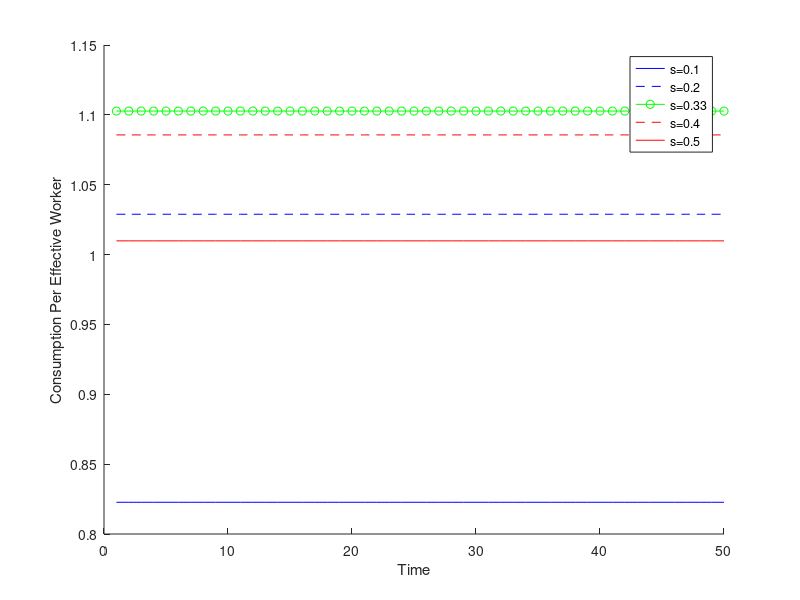

Reproduce this figure in MATLAB.
close all;
clear all;
 
% Cobb Douglas Model
%baseline parameters
delta=0.1;          %depreciation rate
alpha = .33;        %paramter for Cobb-Douglas technology
s = 0.22;           %savings rate
n = 0;              %population growth
g = 0.02;           %technology growth
z = (1+n)*(1+g)-1;  %auxiliary expression for model
T=50;              %number of simulation periods
t0=10;              %time of change

s = [0.1, 0.2, alpha, 0.4, 0.5];

%re-compute steady state for these three values
kss = (s/(z+delta)).^(1/(1-alpha));
yss = kss.^alpha;
css = (1-s).*yss;

%create vector of length T with initial steady state values
kssv = kron(kss,ones(T,1)); 
yssv = kron(yss,ones(T,1)); 
cssv = kron(css,ones(T,1)); 

%initial conditions
k=kssv; %initialize the capital vector with the initial steady state
y=yssv; %initialize the output vector with the initial steady state

%Simulate T periods

for t=1:T
    y(t,:)=k(t,:).^alpha; %production
    c(t,:)=(1-s).*y(t,:); %production
    k(t+1,:)=(1/(1+z)).*((1-delta)*k(t,:) + s.*y(t,:)); %capital accumulation
end

%plot k and y
figure
    hold on

    plot(c(1:T,1),'-b')
    plot(c(1:T,2),'--b')
    plot(c(1:T,3),'-og')
    plot(c(1:T,4),'--r')
    plot(c(1:T,5),'-r')

   
    xlabel('Time');
    ylabel('Consumption Per Effective Worker');
    % Create Legend and choose location
    legend('s=0.1','s=0.2','s=0.33','s=0.4','s=0.5','Location', 'Best');
    
    %Save Figure 
    pic_file=strcat(['./golden_rule_sim.eps']);
    disp([strcat(['plotting to ' pic_file '...'])]);
    print('-depsc', pic_file);